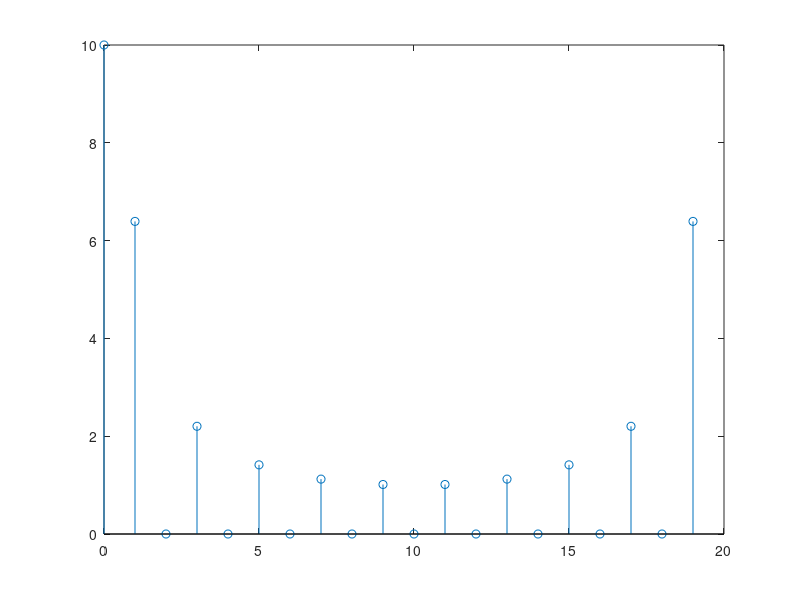

This chart was generated by the following MATLAB code:
clear all;
%Create a time vector
% T = [-0.5:0.01:2];
% %Create and plot a rectangular pluse centered at t =0.5
% x2 = rectpuls(T-0.5);
% plot(T,x2)
% Create a discrete time sequence nT and a discrete-time
% rectangular pulse
T2 = [0:0.1:1.9];
xs = rectpuls(T2-0.5);
xs =[0 0 0 0 0,xs];
T2p=[-.5,-.4,-.3,-.2,-.1,T2];
stem(T2p,xs)
% stem(T2p,xs)
%Compute the DFT of Xs[n] using (3.39)
N = 20;
W = exp(-j*2*pi/N);
X0 = 0;
for k = 1:20;
    X0 =0
    for n =1:20;
        X(k) = xs(n)*W^((k-1)*(n-1))+X0;
        X0 = X(k);
    end
end
%Compute |X[K]|
MX = abs(X);
%Create a vector of N ploting increments
np = [0:length(X)-1];
stem(np,MX)

